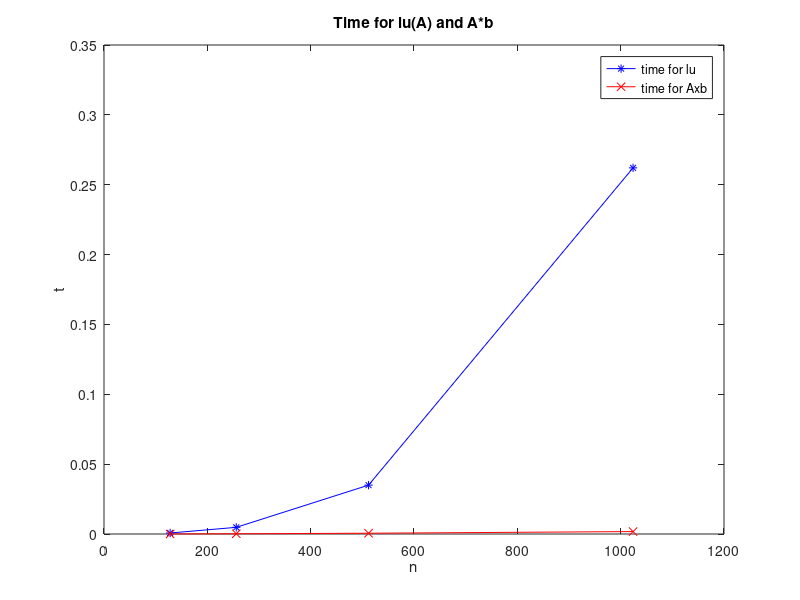
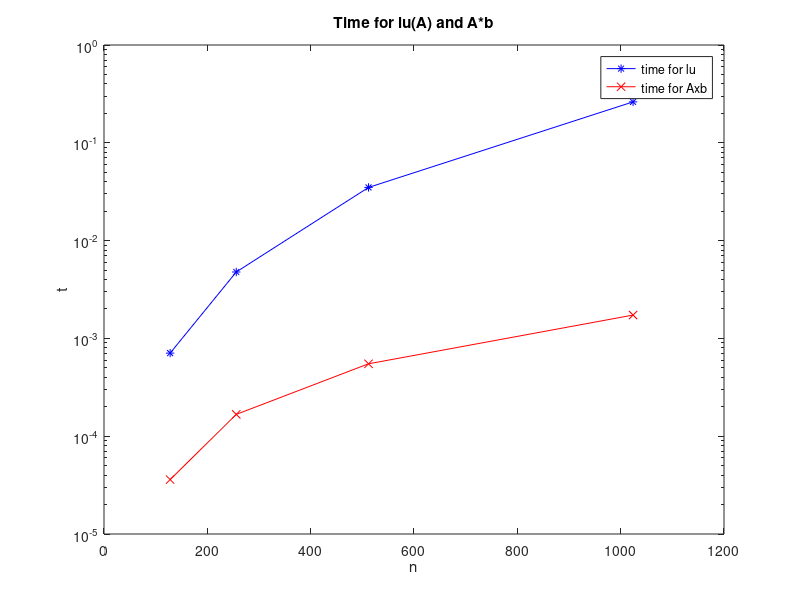

These figures' MATLAB source, in order:
%vector n pou periexei tis diastaseis gia tis opoies theloume na kanoume xronometrhseis 
n = 2.^[7:10];

%loop gia tis length(n) diaforetikes diastaseis
for i=1:length(n)
    
    %tyxaia kataxwrhsh arithmwn sto matrix A kai sto vector b
    A = rand(n(i));
    b = rand(n(i),1);
  
    %arxh xronometrhshs me th synarthsh tic
    tic
        lu(A);
    time_lu(i) = toc; %telos xronometrhshs
    %apothikeush se auto to vector to xrono ths ekastote ekteleshs ths lu(A)
       
    tic
        A*b;
    time_Ab(i) = toc; %telos xronometrhshs
    %apothikeush se auto to vector to xrono ths ekastote ekteleshs tou A*b
end
 
%Emfanish apotelesmatwn xronometrhsewn
time_lu
time_Ab

% new figure
figure
plot(n, time_lu, 'b*-', n, time_Ab, 'rx-'); %thetoume ston aksona twn x tis diastaseis kai ston aksona twn y to xrono
%koinh grafikh parastash
legend('time for lu','time for Axb'); %upomnima
title('Time for lu(A) and A*b'); %titlos grafikhs parastashs
xlabel('n'); % etiketa aksona x
ylabel('t'); % etiketa aksona y

% new logarithmic figure
figure
semilogy(n, time_lu, 'b*-', n, time_Ab, 'rx-'); %entolh gia grafikh parastash me logarithmikous aksones
legend('time for lu','time for Axb');%upomnima
title('Time for lu(A) and A*b'); %titlos grafikhs parastashs
xlabel('n'); % etiketa aksona x
ylabel('t'); % etiketa aksona y
